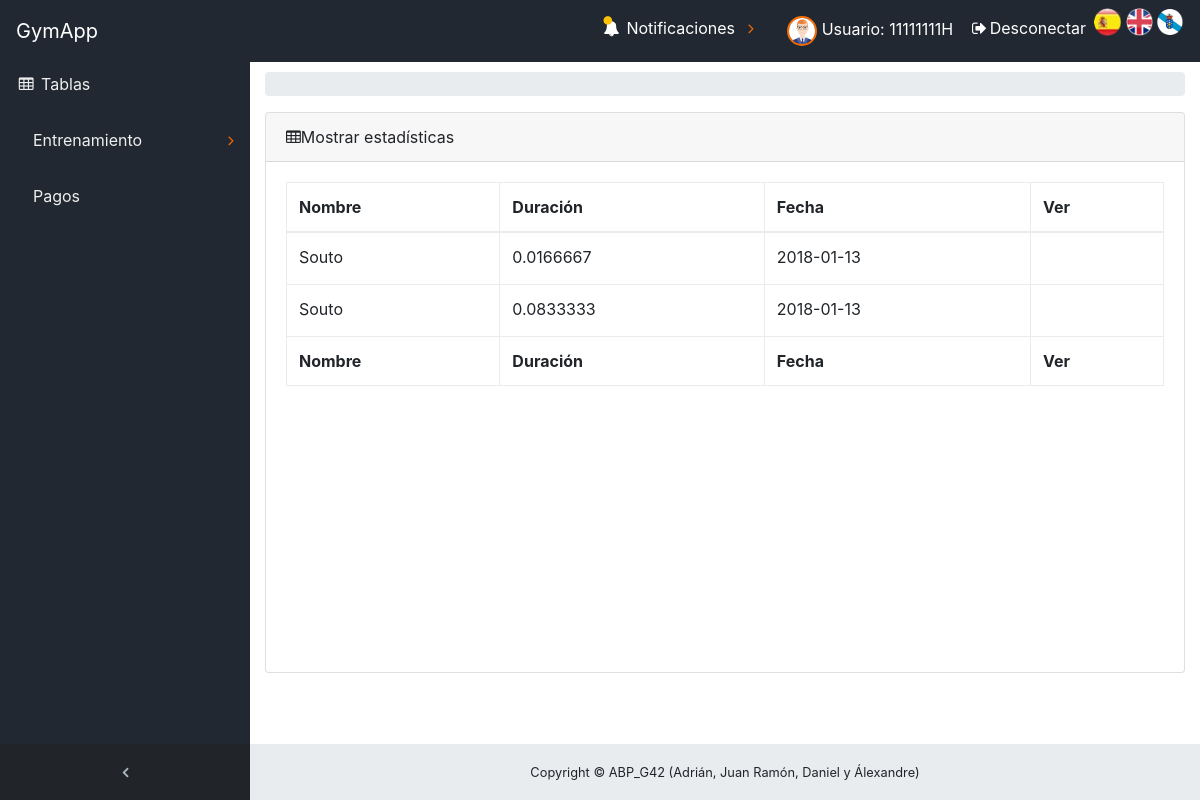
The app's page /ABP/index.php?controller=Estadistica&action=Listar (signed in) with its own data.
### tables this page shows
CREATE TABLE `usuario` (
  `dni` varchar(10) NOT NULL,
  `nombre` varchar(50) NOT NULL,
  `apellidos` varchar(50) NOT NULL,
  `edad` tinyint(4) DEFAULT NULL,
  `contrasena` varchar(128) NOT NULL,
  `email` varchar(100) DEFAULT NULL,
  `telefono` varchar(20) NOT NULL,
  `fechaAlta` date NOT NULL,
  `fotoperfil` varchar(200) DEFAULT NULL
);

CREATE TABLE `tabla` (
  `idTabla` bigint(20) NOT NULL,
  `tipo` enum('estandar','personalizada') NOT NULL,
  `comentario` text,
  `nombre` varchar(50) NOT NULL,
  `dniSuperUsuario` varchar(10) NOT NULL
);

CREATE TABLE `sesionentrenamiento` (
  `idSesionEntrenamiento` bigint(20) NOT NULL,
  `comentario` text,
  `duracion` float DEFAULT NULL,
  `fecha` date NOT NULL,
  `dniDeportista` varchar(10) NOT NULL
);

### ABP/core/ViewManager.php (called while the page is built, shortened)
<?php
class ViewManager {
	private $variables = array();
	private $layout = "default";
	public function setVariable($varname, $value, $flash=false) {
		$this->variables[$varname] = $value;
	}
	public function getVariable($varname, $default=NULL) {
		if (!isset($this->variables[$varname])) {
			return $default;
		}
		return $this->variables[$varname];
	}
	public function render($controller, $viewname) {
		include(__DIR__ . "/../view/$controller/$viewname.php");
		$this->renderLayout();
	}
	private function renderLayout() {
		include(__DIR__ . "/../view/layouts/" .$this->layout.".php");
	}
	private static $viewmanager_singleton = NULL;
	public static function getInstance() {
		if (self::$viewmanager_singleton == null) {
			self::$viewmanager_singleton = new ViewManager();
		}
		return self::$viewmanager_singleton;
	}
}

### ABP/controller/EstadisticaController.php (called while the page is built, shortened)
<?php
require_once(__DIR__."/../core/ViewManager.php");
require_once(__DIR__ . "/../model/Estadistica.php");
require_once(__DIR__ . "/../model/EstadisticaMapper.php");
require_once(__DIR__ . "/../core/permisos.php");
class EstadisticaController extends BaseController{
    private $permisos;
    public function __construct() {
        $this->permisos= new Permisos();
    }
    public function Listar()
    {
        $tipoUsuario = $this->permisos->comprobarTipo();
        $estadisticaMapper = new EstadisticaMapper();
        $estadisticas = $estadisticaMapper->listar();
        $this->view->setVariable("estadistica",$estadisticas);
        $this->view->setVariable("tipoUsuario",$tipoUsuario);
        $this->view->render("Estadistica","estadisticaSHOWALL");
    }
}
?>

### ABP/index.php (called while the page is built, shortened)
<?php
function run() {
	try {
		$controller = loadController($_GET["controller"]);
		$actionName = $_GET["action"];
		$controller->$actionName();
	} catch(Exception $ex) {
		die("An exception occured!!!!!".$ex->getMessage());
	}
}
function loadController($controllerName) {
	return new $controllerClassName();
}
run();
?>

### ABP/view/messages/messages_es.php (called while the page is built)
<?php
    $i18n_messages = array(
    	'Nombre'=> 'Nombre',
    	'Asunto' => 'Asunto',
    	'contenido' => 'contenido',
    	'nombre' => 'nombre',
    	'El atributo '=>'El atributo ',
    	' no puede ser vacío' => ' no puede ser vacío',
    	'Longitud incorrecta. El atributo ' => 'Longitud incorrecta. El atributo ',
    	' debe tener una longitud máxima de '=>' debe tener una longitud máxima de ',
    	' y tiene '=>' y tiene ',
    	'El atributo no sigue el formato correcto. Pruebe example@example.com' => 'El atributo no sigue el formato correcto. Pruebe example@example.com',
    	' contiene caracteres no alfabéticos'=>' contiene caracteres no alfabéticos',
    	' no esta comprendido en ['=>' no esta comprendido en [',
    	' no puede tener mas de ' => ' no puede tener mas de ',
    	'decimales'=>'decimales',
    	' no tiene 8 números seguidos de una letra: FORMATO INCORRECTO!!!'=>' no tiene 8 números seguidos de una letra: FORMATO INCORRECTO!!!',
    	'La letra del DNI no es correcta'=>'La letra del DNI no es correcta',
    	' no tiene un formato válido de telefeno.'=>' no tiene un formato válido de telefeno.',
    	' debe estar compuesto únicamente por digitos.'=>' debe estar compuesto únicamente por digitos.',
        'precio' => 'precio',
        'Debe seleccionar al menos un deportista.' => 'Debe seleccionar al menos un deportista.',
        ': activar para ordenar columna ascendentemente'=>': activar para ordenar columna ascendentemente',
        ': activar para ordenar columna descendentemente'=>': activar para ordenar columna descendentemente',
        'Primero' => 'Primero',
        'Último'=>'Último',
        'Siguiente'=>'Siguiente',
        'Anterior'=>'Anterior',
        'Tabla sin datos'=>'Tabla sin datos',
        'Mostrando _START_ a _END_ de _TOTAL_ elementos'=>'Mostrando _START_ a _END_ de _TOTAL_ elementos',
        'Mostrando 0 a 0 de 0 elementos'=>'Mostrando 0 a 0 de 0 elementos',
        '(filtrados de _MAX_ elementos totales)'=>'(filtrados de _MAX_ elementos totales)',
        'Mostrar _MENU_ elementos'=>'Mostrar _MENU_ elementos',
        'Cargando...'=>'Cargando...',
        'Procesando...'=>'Procesando...',
        'Buscar:'=>'Buscar:',
        'No se encontró nada'=>'No se encontró nada',
        'dni' => 'dni',
        'contraseña' => 'contraseña'
    );
?>

### ABP/core/I18n.php (called while the page is built, shortened)
<?php
class I18n {
	private $messages;
	public function setLanguage($language) {
		$this->messages = $i18n_messages;
	}
	public function i18n($key) {
		if (isset($this->messages[$key])){
			return $this->messages[$key];
		}else{
			return $key;
		}
	}
	private static $i18n_singleton = null;
	public static function getInstance() {
		if (self::$i18n_singleton == NULL) {
			self::$i18n_singleton = new I18n();
		}
		return self::$i18n_singleton;
	}
}
function i18n($key) {
	return I18n::getInstance()->i18n($key);
}

### ABP/model/Estadistica.php (called while the page is built, shortened)
<?php
class Estadistica
{
    private $idTabla;
    private $idSes;
    private $nombre;
    private $duracion;
    private $fecha;
    function __construct($idTabla=NULL,$idSes=NULL,$nombre=NULL,$tipo=NULL,$descripcion=NULL,$comentario=NULL,$duracion=NULL,$fecha=NULL, $dni=NULL)
    {
        $this->idTabla = $idTabla;
        $this->idSes = $idSes;
        $this->nombre = $nombre;
        $this->duracion = $duracion;
        $this->fecha = $fecha;
    }
    public function getIdTabla()
    {
        return $this->idTabla;
    }
    public function getIdSesion(){
        return $this->idSes;
    }
    public function getNombre()
    {
        return $this->nombre;
    }
    public function getDuracion(){
        return $this->duracion;
    }
    public function getFecha(){
        return $this->fecha;
    }
}
?>

### ABP/model/EstadisticaMapper.php (called while the page is built, shortened)
<?php
require_once(__DIR__."/../core/Access_DB.php");
require_once(__DIR__."/Estadistica.php");
require_once(__DIR__ . "/../core/permisos.php");
Class EstadisticaMapper
{
    protected $db;
    private $permisos;
    public function __construct()
    {
        $this->db=PDOConnection::getInstance();
        $this->permisos= new Permisos();
    }
    public function listar()
    {
        if($this->permisos->esSuperusuario()){
                $stmt = $this->db->prepare("SELECT d.dni, u.nombre, u.apellidos from deportista d, usuario u
                                                      WHERE d.dni=u.dni");
                $stmt->execute(array());
            }else{
            $stmt = $this->db->prepare("SELECT t.idTabla, t.tipo, t.comentario as descripcion, t.nombre,
                                                         s.idSesionEntrenamiento, s.comentario as coment, s.duracion, s.fecha,
                                                         s.dniDeportista
                                                        from tabla t, sesionentrenamiento s,
                                                            sesionentrenamiento_tabla st
                                                            WHERE t.idTabla = st.idTabla
                                                            AND s.idSesionEntrenamiento = st.idSesionEntrenamiento
                                                            AND dniDeportista=?");
            $stmt->execute(array($_SESSION['currentuser']));
        }
        $estadisticas_db = $stmt->fetchAll(PDO::FETCH_ASSOC);
        $estadisticas = array();
        foreach ($estadisticas_db as $estadistica)
        {
            if($this->permisos->esSuperusuario()){
                array_push($estadisticas, $estadistica);
            }else {
                array_push($estadisticas, new Estadistica($estadistica['idTabla'], $estadistica['idSesionEntrenamiento'],
                    $estadistica['nombre'], $estadistica['tipo'], $estadistica['descripcion'], $estadistica['coment'],
                    $estadistica['duracion'], $estadistica['fecha'], $estadistica['dniDeportista']));
            }
        }
        return $estadisticas;
    }
}
?>

### ABP/core/Access_DB.php (called while the page is built, shortened)
<?php
class PDOConnection {
	private static $db_singleton = null;
	public static function getInstance() {
		if (self::$db_singleton == null) {
			self::$db_singleton = new PDO(
			"mysql:host=".HOST.";dbname=".DB.";charset=utf8",
			USER,
			PASS,
			array(
				PDO::ATTR_EMULATE_PREPARES => false,
				PDO::ATTR_ERRMODE => PDO::ERRMODE_EXCEPTION)
			);
		}
		return self::$db_singleton;
	}
}
?>

### ABP/core/permisos.php (called while the page is built, shortened)
<?php
require_once(__DIR__."/../core/Access_DB.php");
Class Permisos {
    protected $db;
    public function __construct(){
        $this->db=PDOConnection::getInstance();
    }
    public function esSuperusuario()
    {
        $stmt= $this->db->prepare("SELECT dniSuperUsuario FROM superusuario WHERE dniSuperUsuario=?");
        return false;
    }
}
?>

### ABP/model/UsuarioMapper.php (called while the page is built, shortened)
<?php
require_once(__DIR__."/../core/Access_DB.php");
require_once(__DIR__ . "/../core/permisos.php");
class UsuarioMapper {
    protected $db;
    public function __construct()
    {
        $this->db = PDOConnection::getInstance();
    }
    public function obtenerFotoPerfil(){
        $stmt = $this->db->prepare("SELECT fotoperfil FROM usuario WHERE dni=?");
        $stmt->execute(array($_SESSION['currentuser']));
        $foto_db = $stmt->fetch(PDO::FETCH_ASSOC);
        return $foto_db['fotoperfil'];
    }
}
?>

### ABP/view/estadistica/estadisticaSHOWALL.php (the view, shortened to what this page needs)
<?php
require_once(__DIR__."/../../core/ViewManager.php");
$view = ViewManager::getInstance();
$estadisticas = $view->getVariable("estadistica");
$tipoUsuario = $view->getVariable("tipoUsuario");
?>
    <link rel="stylesheet" type="text/css" href="./view/Icons/icomoon/style.css">
    <link rel="stylesheet" type="text/css" href="./view/Icons/icomoon/modifyIcon.css">
<div class="content-wrapper">
    <div class="container-fluid">
        <ol class="breadcrumb">
        </ol>
        <div class="card mb-3">
            <div class="card-header">
                <i class="fa fa-table"></i><?= i18n("Mostrar estadísticas") ?>
            </div>
            <div class="card-body">
                <div class="table-responsive">
                    <table class="table table-bordered" id="dataTable" width="100%" cellspacing="0" >
                        <thead>
                        <tr>
                            <?php if($tipoUsuario != 'deportista'){?>
                                <th><?= i18n("DNI") ?></th>
                                <th><?= i18n("Nombre") ?></th>
                                <th><?= i18n("Apellidos") ?></th>
                            <?php }else{ ?>
                                <th><?= i18n("Nombre") ?></th>
                                <th><?= i18n("Duración") ?></th>
                                <th><?= i18n("Fecha") ?></th>
                            <?php } ?>
                                <th><?= i18n("Ver") ?></th>
                        </tr>
                        </thead>
                        <tfoot>
                        <tr>
                            <?php if($tipoUsuario != 'deportista'){?>
                                <th><?= i18n("DNI") ?></th>
                                <th><?= i18n("Nombre") ?></th>
                                <th><?= i18n("Apellidos") ?></th>
                            <?php }else{ ?>
                                <th><?= i18n("Nombre") ?></th>
                                <th><?= i18n("Duración") ?></th>
                                <th><?= i18n("Fecha") ?></th>
                            <?php } ?>
                            <th><?= i18n("Ver") ?></th>
                        </tr>
                        </tfoot>
                        <tbody>
                        <?php
                        $arrayPHP = array();
                        foreach($estadisticas as $estadistica)
                        {
                        ?>
                            <tr>
                                <?php if($tipoUsuario != 'deportista'){?>
                                    <td><?php echo $estadistica['dni'];?></td>
                                    <td><?php echo $estadistica['nombre'];?></td>
                                    <td><?php echo $estadistica['apellidos'];?></td>
                                <?php }else{ ?>
                                <td><?php echo $estadistica->getNombre(); ?></td>
                                <td><?php echo $estadistica->getDuracion(); ?></td>
                                <td><?php echo $estadistica->getFecha();
                                    $arrayP = array($estadistica->getDuracion(),$estadistica->getFecha());
                                    array_push($arrayPHP, $arrayP)?></td>
                                <?php } ?>
                                <td>
                                    <?php if($tipoUsuario != 'deportista'){?>
                                        <a href='./index.php?controller=Estadistica&amp;action=Listar2&amp;dni=<?php echo $estadistica['dni']?>'><span id="icon-ver" class="icon-eye-plus"></span>
                                        </a>
                                    <?php }else{ ?>
                                        <a href='./index.php?controller=Estadistica&amp;action=EstadisticaView&amp;idTabla=<?php echo $estadistica->getIdTabla()?>&amp;idSes=<?php echo $estadistica->getIdSesion()?>'><span id="icon-ver" class="icon-eye-plus"></span>
                                        </a>
                                    <?php } ?>
                                </td>
                            </tr>
                        <?php
                        }
                        ?>
                        </tbody>
                    </table>
                </div>
            </div>
            <div id="graph" style="height: 250px;">
            </div>
        </div>
    </div>
</div>
<link rel="stylesheet" href="//cdnjs.cloudflare.com/ajax/libs/morris.js/0.5.1/morris.css">

### ABP/view/layouts/menuSuperior.php (shortened to what this page needs)
<html>
    <link rel="stylesheet" type="text/css" href="./view/Icons/icomoon/style.css">
    <link rel="stylesheet" type="text/css" href="./view/Icons/icomoon/modifyIcon.css">
                    <li class="nav-item" data-toggle="tooltip">
                        <a class="nav-link" href="./index.php?controller=Usuario&amp;action=UsuarioView&amp;dni=<?php echo $_SESSION['currentuser'];?>">
                            <?php require_once './model/UsuarioMapper.php';
                            $UsuarioMapper = new UsuarioMapper();
                            $fotoperfil = $UsuarioMapper->obtenerFotoPerfil();
                            ?>
                            <img class="imgRedonda" src="<?php echo $fotoperfil; ?>" height="40" width="40">
                            <span class="nav-link-text"> <?= i18n("Usuario");?>: <?php echo $_SESSION['currentuser']; ?></span>
                        </a>
                    </li>
                    <li class="nav-item">
                        <a class="nav-link" data-toggle="modal" data-target="#exampleModal">
                            <i class="fa fa-fw fa-sign-out"></i><?= i18n("Desconectar") ?>
                        </a>
                    </li>
<html>

### records on screen
usuario: fotoperfil (picture)
tabla: nombre "Souto", sesionentrenamiento.duracion "0.0166667", sesionentrenamiento.fecha "2018-01-13", sesionentrenamiento.duracion "0.0833333"

### other values on screen
i18n("GymApp") "GymApp"
i18n("Tablas") "Tablas"
i18n("Entrenamiento") "Entrenamiento"
i18n("Pagos") "Pagos"
i18n("Notificaciones") "Notificaciones"
i18n("Usuario") "Usuario"
$_SESSION['currentuser'] "11111111H"
i18n("Desconectar") "Desconectar"
i18n("Mostrar estadísticas") "Mostrar estadísticas"
i18n("Nombre") "Nombre"
i18n("Duración") "Duración"
i18n("Fecha") "Fecha"
i18n("Ver") "Ver"
